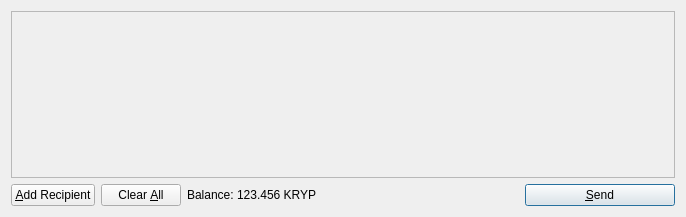
<?xml version="1.0" encoding="UTF-8"?>
<ui version="4.0">
 <class>SendCoinsDialog</class>
 <widget class="QDialog" name="SendCoinsDialog">
  <property name="geometry">
   <rect>
    <x>0</x>
    <y>0</y>
    <width>686</width>
    <height>217</height>
   </rect>
  </property>
  <property name="windowTitle">
   <string>Send Coins</string>
  </property>
  <layout class="QVBoxLayout" name="verticalLayout">
   <item>
    <widget class="QScrollArea" name="scrollArea">
     <property name="widgetResizable">
      <bool>true</bool>
     </property>
     <widget class="QWidget" name="scrollAreaWidgetContents">
      <property name="geometry">
       <rect>
        <x>0</x>
        <y>0</y>
        <width>666</width>
        <height>165</height>
       </rect>
      </property>
      <layout class="QVBoxLayout" name="verticalLayout_2">
       <property name="margin">
        <number>0</number>
       </property>
       <item>
        <layout class="QVBoxLayout" name="entries">
         <property name="spacing">
          <number>6</number>
         </property>
        </layout>
       </item>
       <item>
        <spacer name="verticalSpacer">
         <property name="orientation">
          <enum>Qt::Vertical</enum>
         </property>
         <property name="sizeHint" stdset="0">
          <size>
           <width>20</width>
           <height>40</height>
          </size>
         </property>
        </spacer>
       </item>
      </layout>
     </widget>
    </widget>
   </item>
   <item>
    <layout class="QHBoxLayout" name="horizontalLayout">
     <item>
      <widget class="QPushButton" name="addButton">
       <property name="toolTip">
        <string>Send to multiple recipients at once</string>
       </property>
       <property name="text">
        <string>&amp;Add Recipient</string>
       </property>
       <property name="icon">
        <iconset resource="../bitcoin.qrc">
         <normaloff>:/icons/add</normaloff>:/icons/add</iconset>
       </property>
       <property name="autoDefault">
        <bool>false</bool>
       </property>
      </widget>
     </item>
     <item>
      <widget class="QPushButton" name="clearButton">
       <property name="sizePolicy">
        <sizepolicy hsizetype="Minimum" vsizetype="Fixed">
         <horstretch>0</horstretch>
         <verstretch>0</verstretch>
        </sizepolicy>
       </property>
       <property name="toolTip">
        <string>Remove all transaction fields</string>
       </property>
       <property name="text">
        <string>Clear &amp;All</string>
       </property>
       <property name="icon">
        <iconset resource="../bitcoin.qrc">
         <normaloff>:/icons/remove</normaloff>:/icons/remove</iconset>
       </property>
       <property name="autoRepeatDelay">
        <number>300</number>
       </property>
       <property name="autoDefault">
        <bool>false</bool>
       </property>
      </widget>
     </item>
     <item>
      <layout class="QHBoxLayout" name="horizontalLayout_2">
       <property name="spacing">
        <number>3</number>
       </property>
       <item>
        <widget class="QLabel" name="label">
         <property name="text">
          <string>Balance:</string>
         </property>
        </widget>
       </item>
       <item>
        <widget class="QLabel" name="labelBalance">
         <property name="cursor">
          <cursorShape>IBeamCursor</cursorShape>
         </property>
         <property name="text">
          <string>123.456 KRYP</string>
         </property>
         <property name="textInteractionFlags">
          <set>Qt::LinksAccessibleByMouse|Qt::TextSelectableByKeyboard|Qt::TextSelectableByMouse</set>
         </property>
        </widget>
       </item>
      </layout>
     </item>
     <item>
      <spacer name="horizontalSpacer">
       <property name="orientation">
        <enum>Qt::Horizontal</enum>
       </property>
       <property name="sizeHint" stdset="0">
        <size>
         <width>40</width>
         <height>20</height>
        </size>
       </property>
      </spacer>
     </item>
     <item>
      <widget class="QPushButton" name="sendButton">
       <property name="minimumSize">
        <size>
         <width>150</width>
         <height>0</height>
        </size>
       </property>
       <property name="toolTip">
        <string>Confirm the send action</string>
       </property>
       <property name="text">
        <string>&amp;Send</string>
       </property>
       <property name="icon">
        <iconset resource="../bitcoin.qrc">
         <normaloff>:/icons/send</normaloff>:/icons/send</iconset>
       </property>
       <property name="default">
        <bool>true</bool>
       </property>
      </widget>
     </item>
    </layout>
   </item>
  </layout>
 </widget>
 <resources>
  <include location="../bitcoin.qrc"/>
 </resources>
 <connections/>
</ui>
